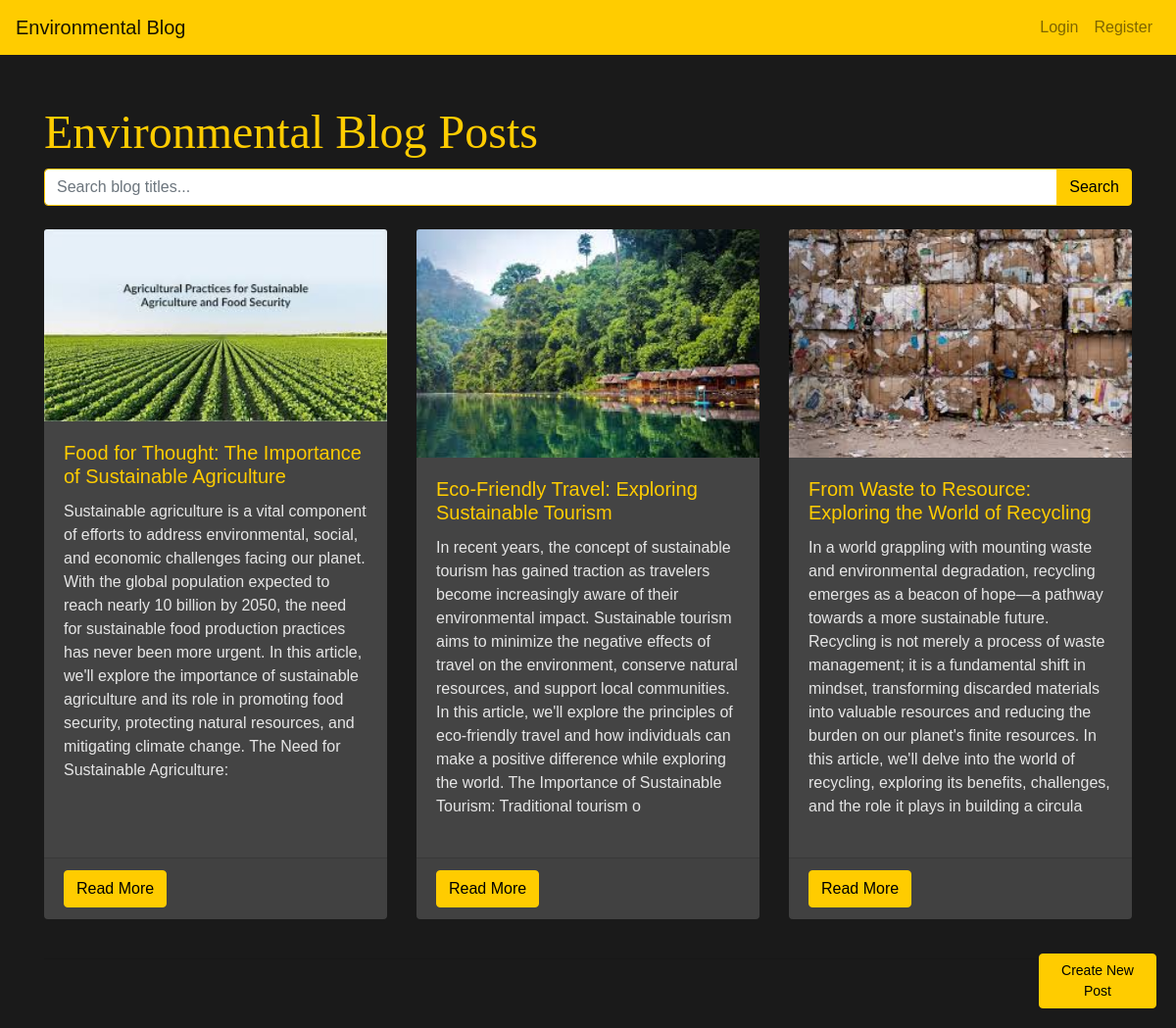
The page / on the database its author committed.
### app.py (models this page shows)
class Post(db.Model):
    id = db.Column(db.Integer, primary_key=True)
    title = db.Column(db.String(100), nullable=False)
    content = db.Column(db.Text, nullable=False)
    image = db.Column(db.String(100))
    user_id = db.Column(db.Integer, db.ForeignKey('user.id'), nullable=False)  # Define foreign key to link to User

### app.py (the view)
@app.route('/')
def index():
    search_query = request.args.get('search_query')
    if search_query:
        posts = Post.query.filter(Post.title.contains(search_query)).all()
    else:
        posts = Post.query.all()
    return render_template('try.html', posts=posts, current_user=current_user)

### templates/try.html (shortened to what this page needs)
<!DOCTYPE html>
<html lang="en">
<head>
    <link rel="stylesheet" href="https://stackpath.bootstrapcdn.com/bootstrap/4.5.2/css/bootstrap.min.css">
</head>
<body>
    <nav class="navbar navbar-expand-lg navbar-light">
        <a class="navbar-brand" href="/">Environmental Blog</a>
        <div class="collapse navbar-collapse" id="navbarSupportedContent">
            <ul class="navbar-nav ml-auto">
                {% if current_user.is_authenticated %}
                <li class="nav-item">
                    <a class="nav-link" href="{{ url_for('my_posts') }}">My Posts</a>
                </li>
                <li class="nav-item">
                    <a class="nav-link" href="{{ url_for('logout') }}">Logout</a>
                </li>
                {% else %}
                <li class="nav-item">
                    <a class="nav-link" href="{{ url_for('login') }}">Login</a>
                </li>
                <li class="nav-item">
                    <a class="nav-link" href="{{ url_for('register') }}">Register</a>
                </li>
                {% endif %}
            </ul>
        </div>
    </nav>
    <div class="container">
        <h1>Environmental Blog Posts</h1>
        <form action="/" method="GET" class="mb-4">
            <div class="input-group">
                <input type="text" class="form-control" placeholder="Search blog titles..." name="search_query">
                <div class="input-group-append">
                    <button class="btn btn-outline-secondary" type="submit">Search</button>
                </div>
            </div>
        </form>
        <div class="row">
            {% for post in posts %}
            <div class="col-md-4 mb-4" "text-color = #fff">
                <div class="card h-100">
                    {% if post.image %}
                    <img src="{{ url_for('static', filename='uploads/' + post.image) }}" class="card-img-top" alt="Post Image">
                    {% endif %}
                    <div class="card-body">
                        <h5 class="card-title">{{ post.title }}</h5>
                        <p class="card-text">{{ post.content[:500] }}</p>
                    </div>
                    <div class="card-footer">
                        <a href="{{ url_for('view_post', id=post.id) }}" class="btn btn-primary">Read More</a>
                    </div>
                </div>
            </div>
            {% endfor %}
        </div>
        <hr>
    </div>
    <a href="{{ url_for('create_post') }}" class="btn btn-success btn-create-post">Create New Post</a>
    </body>
</html>

### templates/try.html (style rules this page uses)
body { background-color: #1a1a1a; color: #fff; font-family: Arial, sans-serif; margin-bottom: 70px; }
.navbar { background-color: #ffcc00; }
.navbar-brand { color: #444; }
.navbar-nav .nav-link { color: #444; }
.container { padding-top: 50px; }
h1 { font-family: 'Shadows Into Light', cursive; font-size: 3rem; color: #ffcc00; }
input[type="text"], input[type="file"], textarea { border: 1px solid #ffcc00; }
.btn { background-color: #ffcc00; border-color: #ffcc00; color: #000; }
.btn-create-post { position: fixed; bottom: 20px; right: 20px; width: 120px; font-size: 14px; }
.card-title { color: #ffcc00; }
.card-text { color: #e6e6e6; }
.card { background-color: #444; border: none; margin-bottom: 20px; }

### rows shown on the page
Post: image (picture), title "Food for Thought: The Importance of Sustainable Agriculture", content "Sustainable agriculture is a vital component of efforts to address environmental, social, and economic challenges facing our planet. With the global population expected to reach nearly 10 billion by 2050, the need for sustainable food production practices has never been more urgent. In this article, we'll explore the importance of sustainable agriculture and its role in promoting food security, protecting natural resources, and mitigating climate change. The Need for Sustainable Agriculture:"
Post: image (picture), title "Eco-Friendly Travel: Exploring Sustainable Tourism", content "In recent years, the concept of sustainable tourism has gained traction as travelers become increasingly aware of their environmental impact. Sustainable tourism aims to minimize the negative effects of travel on the environment, conserve natural resources, and support local communities. In this article, we'll explore the principles of eco-friendly travel and how individuals can make a positive difference while exploring the world. The Importance of Sustainable Tourism: Traditional tourism o"
Post: image (picture), title "From Waste to Resource: Exploring the World of Recycling", content "In a world grappling with mounting waste and environmental degradation, recycling emerges as a beacon of hope—a pathway towards a more sustainable future. Recycling is not merely a process of waste management; it is a fundamental shift in mindset, transforming discarded materials into valuable resources and reducing the burden on our planet's finite resources. In this article, we'll delve into the world of recycling, exploring its benefits, challenges, and the role it plays in building a circula"
